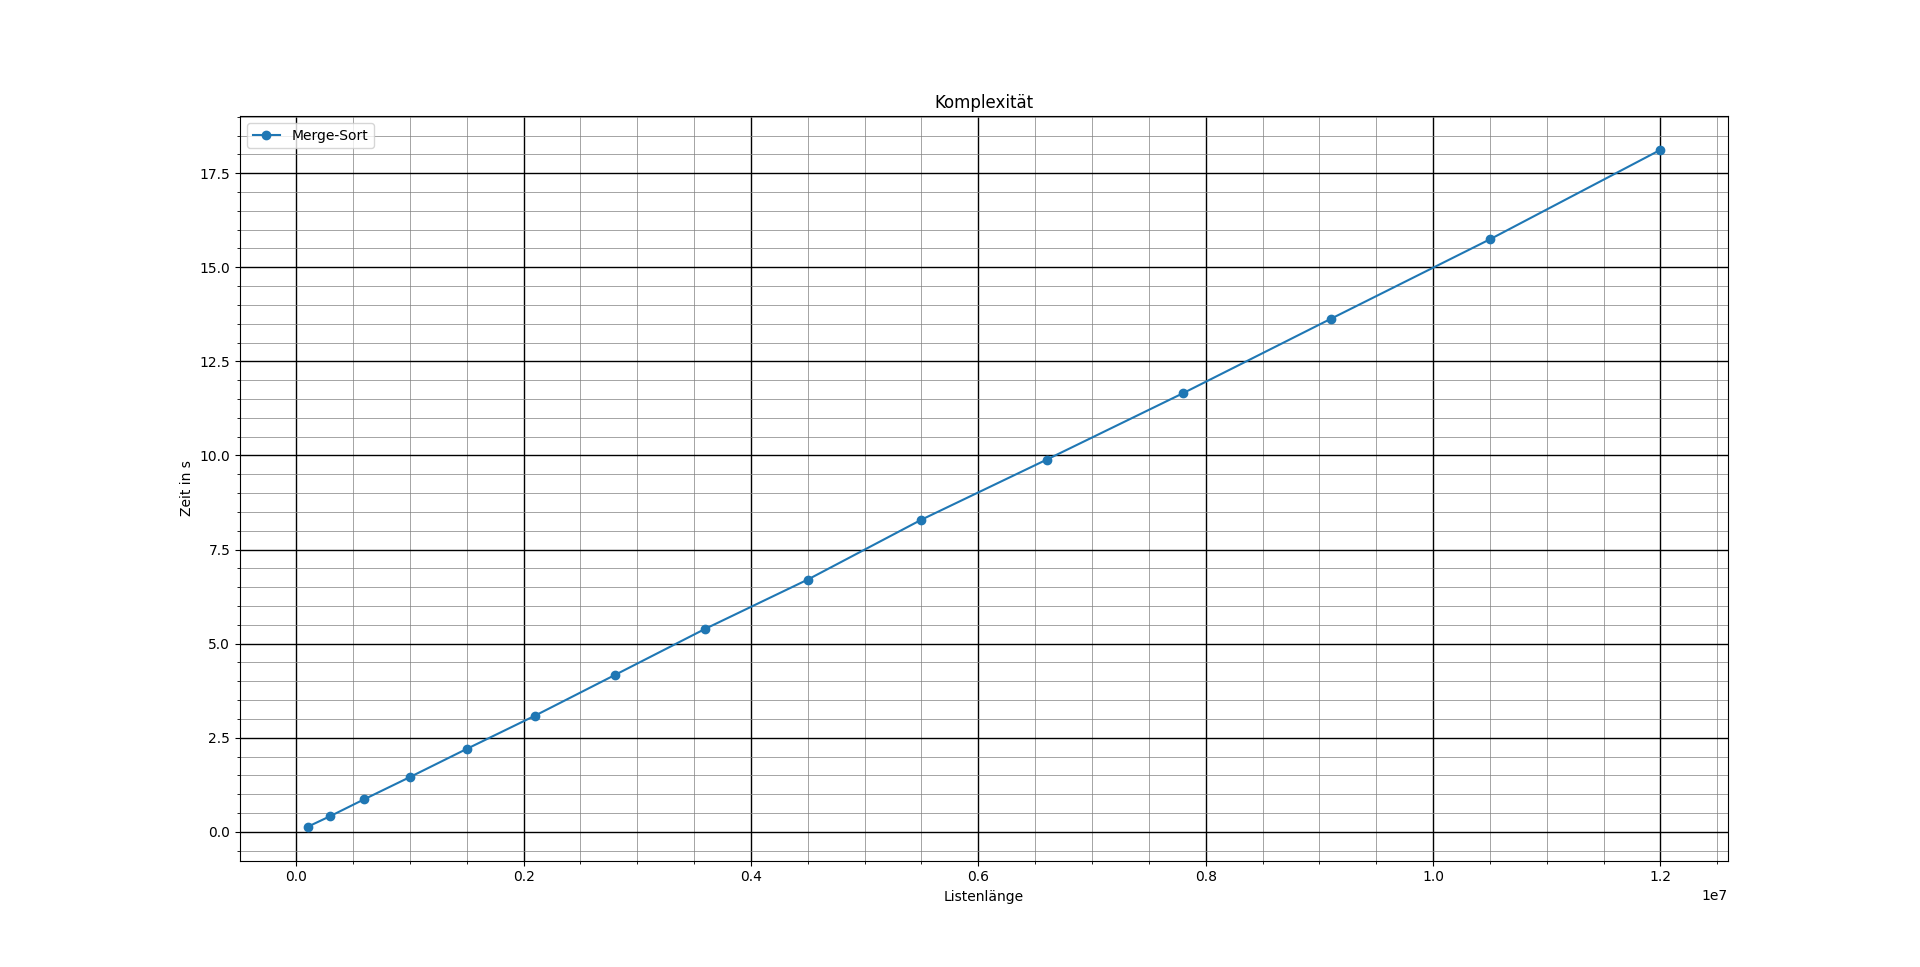

The script that drew this image:
from random import randint
import matplotlib.pyplot as plt
from timeit import default_timer

def merge_sort(array):
    global start, ende, calc_time
    start = default_timer()
    
    if len(array) > 1:
        half = len(array) // 2
        left_array = array[:half]
        right_array = array[half:]
        
        merge_sort(left_array)
        merge_sort(right_array)
        
        i = j = k = 0
        while i < len(left_array) and j < len(right_array):
            if left_array[i] < right_array[j]:
                array[k] = left_array[i]
                i += 1
            else:
                array[k] = right_array[j]
                j += 1
            k += 1
        while i < len(left_array):
            array[k] = left_array[i]
            i += 1
            k += 1
        while j < len(right_array):
            array[k] = right_array[j]
            j += 1
            k += 1
    
    ende = default_timer()
    calc_time = (ende - start) 
    return calc_time
        

lst = []
x = 0
z = 100
anzahl = []
zeiten = []

while x < 15:
    for i in range(1000*z):
        lst.append(randint(0,100000))
    anzahl.append(len(lst))
    sorted_array = merge_sort(lst)
    zeiten.append(calc_time)
    x += 1
    z += 100


plt.plot(anzahl, zeiten, label="Merge-Sort", marker="o")
plt.title("Komplexität")
plt.xlabel("Listenlänge")
plt.ylabel("Zeit in s")
plt.legend(loc="upper left")
plt.grid(which='major', color='black', linewidth=1)
plt.grid(which='minor', color='gray', linewidth=0.5)
plt.minorticks_on()
plt.show()
